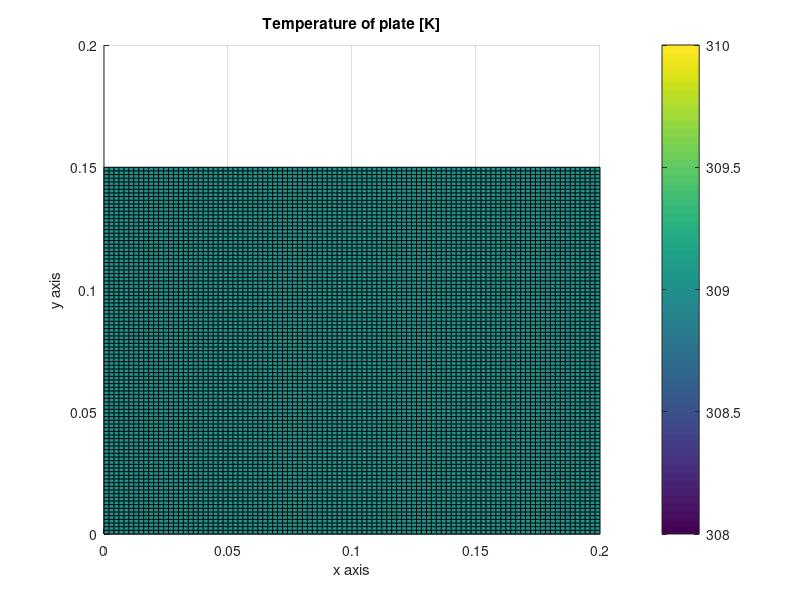

MATLAB code to generate this figure:
%% 5LMA0 - Project heat diffusion

%% Simulation
clear all; close all; clc;

% parameter:                unit:
Lx = 0.2;                   % m
Ly = 0.15;                  % m
rho = [1100, 1000];         % kg/m3
c = [3890,3350];            % J/(kg K)
kappa = [0.31, 0.31];       % W/(m K)
X1 = Lx/4;                  % m
Y1 = Ly/2;                  % m
X2 = 3*Lx/4;                % m
Y2 = Ly/2;                  % m
W = 0.05;                   % m
Tamb = 309;                 % K
Tend = 1;                   % End time of simulation

rx = 5;
ry = 5;

Nx = 50;
Ny = 50;
M = 100;

dx = Lx/(Nx-1);
dy = Ly/(Ny-1);
dt = Tend/(M-1);

x_vect = 0:dx:Lx;
y_vect = 0:dy:Ly;
t_vect = 0:dt:Tend;

% Model is assumed to be isotropic, so:
K = kappa*eye(2);

% Computing phi x
phix = zeros(Nx,rx);
phix(:,1) = 1/sqrt(Lx);
for k = 2:rx
    phix(:,k) = sqrt(2/Lx)*cos(((k-1)*pi*x_vect)/(Lx));
end

% Compute phi y
phiy = zeros(Ny,ry);
phiy(:,1) = 1/sqrt(Ly);
for k = 2:ry
    phiy(:,k) = sqrt(2/Ly)*cos(((k-1)*pi*y_vect)/(Ly));
end

% Compute phi k,l
for x = 1:length(phix)
    for y = 1:length(phiy)
        for k = 1:rx
            for l = 1:ry
                phi_kl(x,y,k,l) = phix(x,k)*phiy(y,l);
            end
        end
    end    
end

% Determine a_k,l


% Exercise 1
% the model is called homogeneous if rho, c and K do not depend on (x,y)
% the model is called isotropic if K = kappa*I with I = eye(2). In that
% case kappa is called the thermal conductivity and has [W/m K] as unit.


%% Plotting
% Create grid
n = 100;    % amount of points
x = 0:Lx/n:Lx;
y = 0:Ly/n:Ly;
[X,Y] = meshgrid(x,y);

figure(1)
Temperature = sin(X).^2+cos(Y).^2;  % random, replace with result
Temperature(1:101,1:101) = Tamb;
surf(X,Y,Temperature)
colorbar
title('Temperature of plate [K]')
view(0, 90)
xlabel('x axis')
ylabel('y axis')

